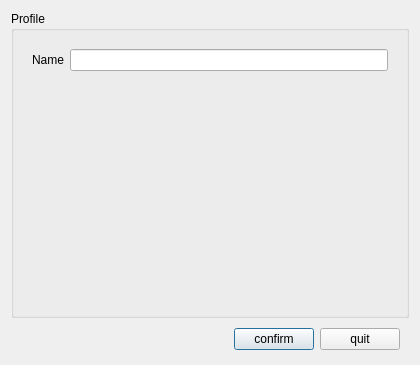
<?xml version="1.0" encoding="UTF-8"?>
<ui version="4.0">
 <class>Setting</class>
 <widget class="QDialog" name="Setting">
  <property name="geometry">
   <rect>
    <x>0</x>
    <y>0</y>
    <width>420</width>
    <height>365</height>
   </rect>
  </property>
  <property name="windowTitle">
   <string>Settings</string>
  </property>
  <layout class="QVBoxLayout" name="verticalLayout_2">
   <item>
    <widget class="QGroupBox" name="groupBox">
     <property name="title">
      <string>Profile</string>
     </property>
     <layout class="QVBoxLayout" name="verticalLayout">
      <item>
       <widget class="QWidget" name="widget" native="true">
        <layout class="QGridLayout" name="gridLayout">
         <item row="0" column="0">
          <widget class="QLabel" name="label">
           <property name="text">
            <string>Name</string>
           </property>
          </widget>
         </item>
         <item row="0" column="1">
          <widget class="QLineEdit" name="lineEdit"/>
         </item>
         <item row="1" column="0">
          <spacer name="verticalSpacer">
           <property name="orientation">
            <enum>Qt::Vertical</enum>
           </property>
           <property name="sizeHint" stdset="0">
            <size>
             <width>20</width>
             <height>40</height>
            </size>
           </property>
          </spacer>
         </item>
         <item row="1" column="1">
          <spacer name="verticalSpacer_2">
           <property name="orientation">
            <enum>Qt::Vertical</enum>
           </property>
           <property name="sizeHint" stdset="0">
            <size>
             <width>20</width>
             <height>40</height>
            </size>
           </property>
          </spacer>
         </item>
        </layout>
       </widget>
      </item>
     </layout>
    </widget>
   </item>
   <item>
    <widget class="QWidget" name="widget_2" native="true">
     <property name="minimumSize">
      <size>
       <width>0</width>
       <height>30</height>
      </size>
     </property>
     <property name="maximumSize">
      <size>
       <width>16777215</width>
       <height>30</height>
      </size>
     </property>
     <layout class="QHBoxLayout" name="horizontalLayout_3">
      <property name="topMargin">
       <number>0</number>
      </property>
      <property name="bottomMargin">
       <number>0</number>
      </property>
      <item>
       <spacer name="horizontalSpacer">
        <property name="orientation">
         <enum>Qt::Horizontal</enum>
        </property>
        <property name="sizeHint" stdset="0">
         <size>
          <width>40</width>
          <height>20</height>
         </size>
        </property>
       </spacer>
      </item>
      <item>
       <widget class="QPushButton" name="cfmBtn">
        <property name="minimumSize">
         <size>
          <width>80</width>
          <height>0</height>
         </size>
        </property>
        <property name="maximumSize">
         <size>
          <width>80</width>
          <height>16777215</height>
         </size>
        </property>
        <property name="text">
         <string>confirm</string>
        </property>
       </widget>
      </item>
      <item>
       <widget class="QPushButton" name="quitBtn">
        <property name="minimumSize">
         <size>
          <width>80</width>
          <height>0</height>
         </size>
        </property>
        <property name="maximumSize">
         <size>
          <width>80</width>
          <height>16777215</height>
         </size>
        </property>
        <property name="text">
         <string>quit</string>
        </property>
       </widget>
      </item>
     </layout>
    </widget>
   </item>
  </layout>
 </widget>
 <resources/>
 <connections/>
</ui>
